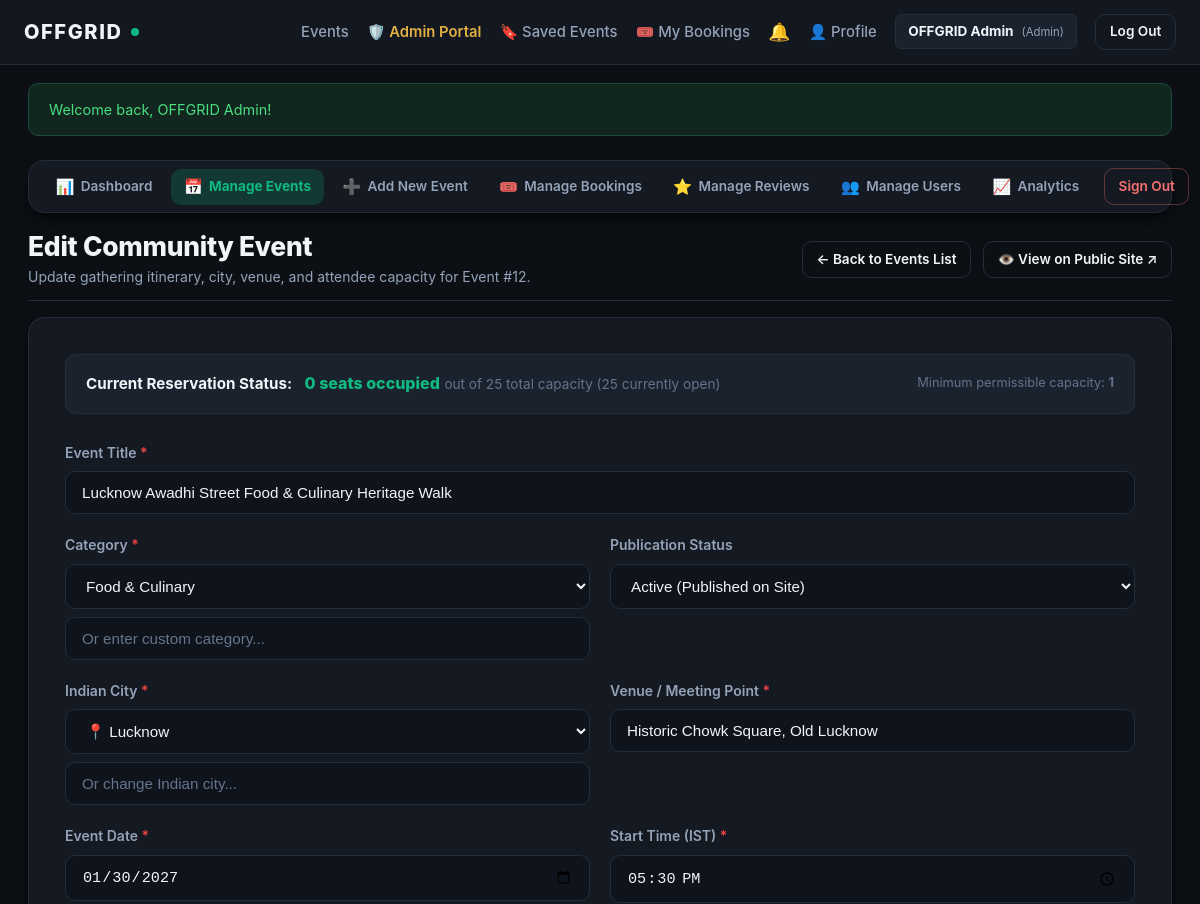
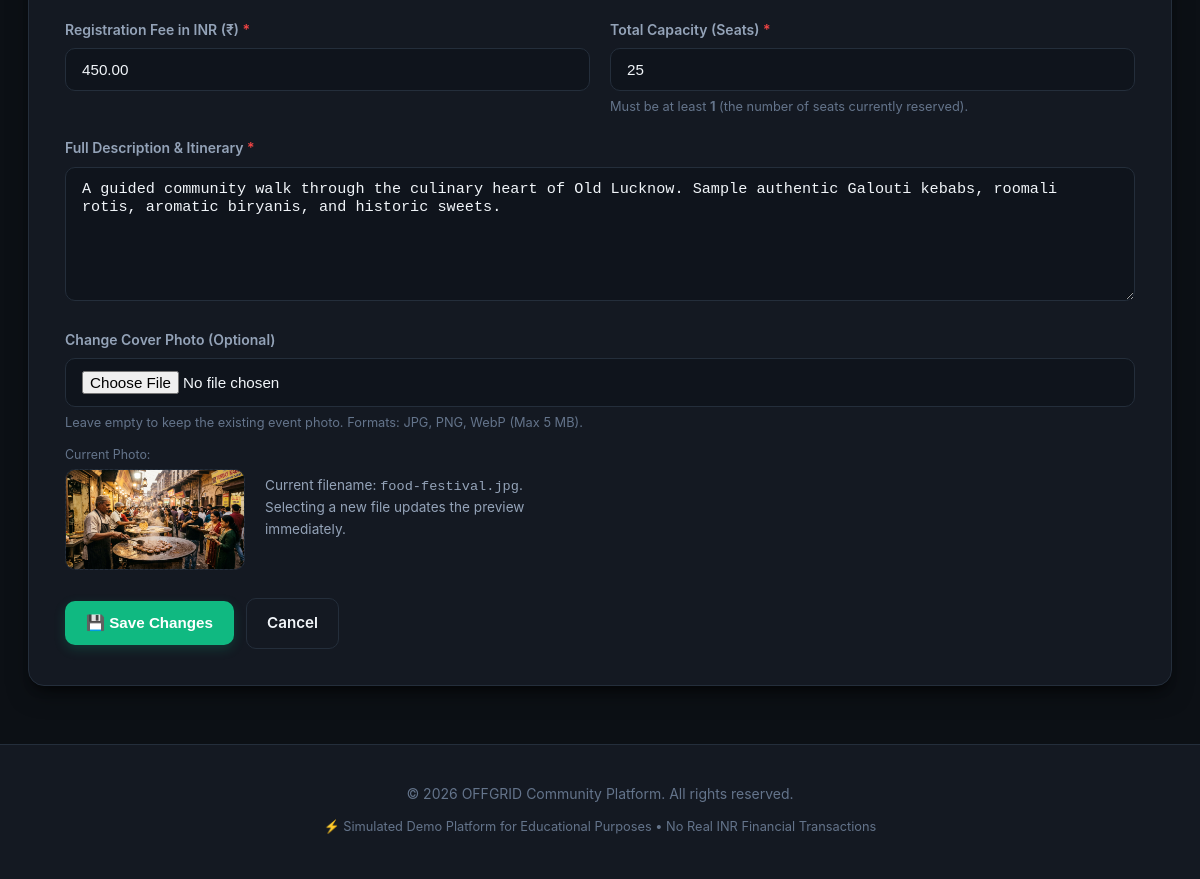
The app's page /admin/event-edit.php?id=12 (signed in) with its own data (2 pictures, top to bottom).
### tables this page shows
CREATE TABLE `events` (
    `id` INT AUTO_INCREMENT PRIMARY KEY,
    `title` VARCHAR(200) NOT NULL,
    `category` VARCHAR(50) NOT NULL DEFAULT 'Outdoor & Adventure',
    `description` TEXT NOT NULL,
    `city` VARCHAR(100) NOT NULL DEFAULT 'All India',
    `location` VARCHAR(200) NOT NULL,
    `event_date` DATE NOT NULL,
    `event_time` TIME NOT NULL,
    `price` DECIMAL(10, 2) NOT NULL DEFAULT 0.00,
    `total_capacity` INT NOT NULL,
    `available_seats` INT NOT NULL,
    `image` VARCHAR(255) DEFAULT 'default-event.jpg',
    `status` ENUM('active', 'draft', 'completed', 'cancelled') NOT NULL DEFAULT 'active',
    `created_by` INT NULL,
    `created_at` TIMESTAMP DEFAULT CURRENT_TIMESTAMP,
    CONSTRAINT `fk_events_created_by`
        FOREIGN KEY (`created_by`) REFERENCES `users` (`id`)
        ON DELETE SET NULL
        ON UPDATE CASCADE,
    CONSTRAINT `chk_seats_non_negative`
        CHECK (`available_seats` >= 0)
);

### admin/event-edit.php (the view, shortened to what this page needs)
<?php
require_once __DIR__ . '/../config/db.php';
require_once __DIR__ . '/../includes/functions.php';
$eventId = filter_input(INPUT_GET, 'id', FILTER_VALIDATE_INT)
        ?: filter_input(INPUT_POST, 'event_id', FILTER_VALIDATE_INT);
$event = null;
$occupiedSeats = 0;
try {
    $stmt = $pdo->prepare('
        SELECT e.*, COALESCE(SUM(b.tickets_count), 0) AS booked_seats
        FROM events e
        LEFT JOIN bookings b ON e.id = b.event_id
        WHERE e.id = ?
        GROUP BY e.id
        LIMIT 1
    ');
    $stmt->execute([$eventId]);
    $event = $stmt->fetch();
    $occupiedSeats = (int)$event['booked_seats'];
} catch (PDOException $e) {
    error_log('[OFFGRID EVENT EDIT LOAD ERROR] ' . $e->getMessage());
    set_flash('error', 'Unable to load event details.');
    redirect('events.php');
}
$commonCities = [
    'Ahmedabad', 'Bengaluru', 'Chennai', 'Delhi', 'Goa',
    'Hyderabad', 'Jaipur', 'Kochi', 'Kolkata', 'Lucknow',
    'Mumbai', 'Pune', 'Surat', 'Vadodara', 'Chandigarh'
];
try {
    $existingCities = $pdo->query("SELECT DISTINCT city FROM events WHERE city IS NOT NULL AND city != ''")->fetchAll(PDO::FETCH_COLUMN);
    $allCities = array_unique(array_merge($commonCities, $existingCities));
    sort($allCities);
} catch (PDOException $e) {
    $allCities = $commonCities;
}
$commonCategories = [
    'Outdoor & Adventure',
    'Live Music & Concerts',
    'Hands-on Skills',
    'Workshops & Nature',
    'Technology & Coding',
    'Art & Photography',
    'Art & Crafts',
    'Sports & Fitness',
    'Culture & Heritage',
    'Food & Culinary',
    'Water Sports & Eco',
    'Community Meetup'
];
$formData = [
    'title'          => $event['title'],
    'category'       => $event['category'],
    'custom_category'=> '',
    'description'    => $event['description'],
    'city'           => $event['city'],
    'custom_city'    => '',
    'location'       => $event['location'],
    'event_date'     => $event['event_date'],
    'event_time'     => substr($event['event_time'], 0, 5),
    'price'          => $event['price'],
    'total_capacity' => (string)$event['total_capacity'],
    'status'         => $event['status'],
];
$currentImgUrl = get_event_image_url($event['image'], '../');
require_once __DIR__ . '/../includes/header.php';
?>
<?php require_once __DIR__ . '/../includes/admin-nav.php'; ?>
<div class="admin-header">
    <div class="admin-title">
        <h1>Edit Community Event</h1>
        <p>Update gathering itinerary, city, venue, and attendee capacity for Event #<?= (int)$event['id'] ?>.</p>
    </div>
    <div class="admin-actions" style="margin-top: 0;">
        <a href="events.php" class="btn btn-outline btn-sm">&larr; Back to Events List</a>
        <a href="../event-details.php?id=<?= (int)$event['id'] ?>" class="btn btn-outline btn-sm" target="_blank">
            👁️ View on Public Site &nearr;
        </a>
    </div>
</div>
<div class="admin-form-card">
    <div style="background: var(--bg-surface-elevated); border: 1px solid var(--border-subtle); border-radius: var(--radius-md); padding: 1rem 1.25rem; margin-bottom: 1.75rem; display: flex; justify-content: space-between; align-items: center; flex-wrap: wrap; gap: 1rem;">
        <div>
            <span style="font-weight: 700; color: var(--text-primary); font-size: 0.95rem;">Current Reservation Status:</span>
            <span style="color: var(--brand-accent); font-weight: 800; margin-left: 0.5rem;"><?= $occupiedSeats ?> seats occupied</span>
            <span style="color: var(--text-muted); font-size: 0.85rem;">out of <?= (int)$event['total_capacity'] ?> total capacity (<?= (int)$event['available_seats'] ?> currently open)</span>
        </div>
        <div style="font-size: 0.8rem; color: var(--text-muted);">
            Minimum permissible capacity: <strong><?= max(1, $occupiedSeats) ?></strong>
        </div>
    </div>
    <form action="event-edit.php?id=<?= (int)$eventId ?>" method="POST" enctype="multipart/form-data">
        <div class="form-group">
            <label for="title" class="form-label">Event Title <span style="color: #ef4444;">*</span></label>
            <input
                type="text"
                id="title"
                name="title"
                class="form-control"
                value="<?= e($formData['title']) ?>"
                required
                maxlength="200"
            >
        </div>
        <div class="form-grid-2">
            <div class="form-group">
                <label for="category" class="form-label">Category <span style="color: #ef4444;">*</span></label>
                <select id="category" name="category" class="form-control" style="cursor: pointer;">
                    <?php foreach ($commonCategories as $catOption): ?>
                        <option value="<?= e($catOption) ?>" <?= ($formData['category'] === $catOption) ? 'selected' : '' ?>>
                            <?= e($catOption) ?>
                        </option>
                    <?php endforeach; ?>
                </select>
                <input
                    type="text"
                    name="custom_category"
                    class="form-control"
                    placeholder="Or enter custom category..."
                    value="<?= e($formData['custom_category']) ?>"
                    style="margin-top: 0.5rem;"
                >
            </div>
            <div class="form-group">
                <label for="status" class="form-label">Publication Status</label>
                <select id="status" name="status" class="form-control" style="cursor: pointer;">
                    <option value="active" <?= ($formData['status'] === 'active') ? 'selected' : '' ?>>Active (Published on Site)</option>
                </select>
            </div>
        </div>
        <div class="form-grid-2">
            <div class="form-group">
                <label for="city" class="form-label">Indian City <span style="color: #ef4444;">*</span></label>
                <select id="city" name="city" class="form-control" style="cursor: pointer;">
                    <?php foreach ($allCities as $cOption): ?>
                        <option value="<?= e($cOption) ?>" <?= ($formData['city'] === $cOption) ? 'selected' : '' ?>>
                            📍 <?= e($cOption) ?>
                        </option>
                    <?php endforeach; ?>
                </select>
                <input
                    type="text"
                    name="custom_city"
                    class="form-control"
                    placeholder="Or change Indian city..."
                    value="<?= e($formData['custom_city']) ?>"
                    style="margin-top: 0.5rem;"
                >
            </div>
            <div class="form-group">
                <label for="location" class="form-label">Venue / Meeting Point <span style="color: #ef4444;">*</span></label>
                <input
                    type="text"
                    id="location"
                    name="location"
                    class="form-control"
                    value="<?= e($formData['location']) ?>"
                    required
                    maxlength="200"
                >
            </div>
        </div>
        <div class="form-grid-2">
            <div class="form-group">
                <label for="event_date" class="form-label">Event Date <span style="color: #ef4444;">*</span></label>
                <input
                    type="date"
                    id="event_date"
                    name="event_date"
                    class="form-control"
                    value="<?= e($formData['event_date']) ?>"
                    required
                >
            </div>
            <div class="form-group">
                <label for="event_time" class="form-label">Start Time (IST) <span style="color: #ef4444;">*</span></label>
                <input
                    type="time"
                    id="event_time"
                    name="event_time"
                    class="form-control"
                    value="<?= e($formData['event_time']) ?>"
                    required
                >
            </div>
        </div>
        <div class="form-grid-2">
            <div class="form-group">
                <label for="price" class="form-label">Registration Fee in INR (₹) <span style="color: #ef4444;">*</span></label>
                <input
                    type="number"
                    step="0.01"
                    min="0"
                    id="price"
                    name="price"
                    class="form-control"
                    value="<?= e($formData['price']) ?>"
                    required
                >
            </div>
            <div class="form-group">
                <label for="total_capacity" class="form-label">Total Capacity (Seats) <span style="color: #ef4444;">*</span></label>
                <input
                    type="number"
                    min="<?= max(1, $occupiedSeats) ?>"
                    id="total_capacity"
                    name="total_capacity"
                    class="form-control"
                    value="<?= e($formData['total_capacity']) ?>"
                    required
                >
                <div class="form-help">
                    Must be at least <strong><?= max(1, $occupiedSeats) ?></strong> (the number of seats currently reserved).
                </div>
            </div>
        </div>
        <div class="form-group">
            <label for="description" class="form-label">Full Description & Itinerary <span style="color: #ef4444;">*</span></label>
            <textarea
                id="description"
                name="description"
                rows="6"
                class="form-control"
                required
            ><?= e($formData['description']) ?></textarea>
        </div>
        <div class="form-group">
            <label for="event_image" class="form-label">Change Cover Photo (Optional)</label>
            <input
                type="file"
                id="event_image"
                name="event_image"
                class="form-control"
                accept="image/jpeg,image/png,image/webp"
                style="cursor: pointer;"
            >
            <div class="form-help">Leave empty to keep the existing event photo. Formats: JPG, PNG, WebP (Max 5 MB).</div>
            <div class="image-preview-wrapper">
                <div>
                    <span style="font-size: 0.775rem; color: var(--text-muted); display: block; margin-bottom: 0.25rem;">Current Photo:</span>
                    <div class="image-preview-box">
                        <img id="imagePreview" src="<?= e($currentImgUrl) ?>" alt="Current Event Cover">
                    </div>
                </div>
                <div style="font-size: 0.85rem; color: var(--text-secondary); max-width: 320px;">
                    Current filename: <code><?= e($event['image'] ?? 'default-event.jpg') ?></code>.<br>
                    Selecting a new file updates the preview immediately.
                </div>
            </div>
        </div>
        <div class="admin-actions">
            <button type="submit" class="btn btn-primary">
                💾 Save Changes
            </button>
            <a href="events.php" class="btn btn-outline">
                Cancel
            </a>
        </div>
    </form>
</div>
<?php
require_once __DIR__ . '/../includes/footer.php';
?>

### assets/css/style.css (style rules this page uses)
:root { --bg-main: #0c1015; --bg-surface: #141922; --bg-surface-elevated: #1a222d; --bg-input: #0f141c; --border-subtle: #242e3b; --border-focus: #10b981; --text-primary: #f1f5f9; --text-secondary: #94a3b8; --text-muted: #64748b; --brand-accent: #10b981; --brand-accent-hover: #059669; --brand-accent-glow: rgba(16, 185, 129, 0.2); --danger-color: #ef4444; --danger-bg: #2a1518; --danger-border: #521c21; --success-color: #10b981; --success-bg: #10261e; --success-border: #1c4b38; --info-color: #38bdf8; --info-bg: #0e2439; --info-border: #174261; --radius-sm: 6px; --radius-md: 10px; --radius-lg: 16px; --shadow-soft: 0 10px 25px -5px rgba(0, 0, 0, 0.5), 0 8px 10px -6px rgba(0, 0, 0, 0.5); --transition-fast: 0.2s ease-in-out; }
*, *::before, *::after { box-sizing: border-box; margin: 0; padding: 0; }
html, body { overflow-x: hidden; width: 100%; max-width: 100%; }
body { font-family: -apple-system, BlinkMacSystemFont, "Segoe UI", Roboto, "Helvetica Neue", Arial, sans-serif; background-color: var(--bg-main); color: var(--text-primary); line-height: 1.6; min-height: 100vh; display: flex; flex-direction: column; }
.form-group { margin-bottom: 1.25rem; }
.form-label { display: block; font-size: 0.875rem; font-weight: 600; color: var(--text-secondary); margin-bottom: 0.45rem; }
.form-control { width: 100%; background-color: var(--bg-input); border: 1px solid var(--border-subtle); border-radius: var(--radius-md); padding: 0.75rem 1rem; font-size: 0.95rem; color: var(--text-primary); outline: none; transition: border-color var(--transition-fast), box-shadow var(--transition-fast); }
.form-control::placeholder { color: var(--text-muted); }
.btn { display: inline-flex; align-items: center; justify-content: center; padding: 0.75rem 1.25rem; font-size: 0.95rem; font-weight: 600; border-radius: var(--radius-md); text-decoration: none; cursor: pointer; border: 1px solid transparent; transition: background-color var(--transition-fast), transform var(--transition-fast), border-color var(--transition-fast); }
.btn-primary { background-color: var(--brand-accent); color: #ffffff; box-shadow: 0 4px 12px var(--brand-accent-glow); }
.btn-outline { background-color: transparent; border-color: var(--border-subtle); color: var(--text-primary); }
.btn-sm { padding: 0.4rem 0.85rem; font-size: 0.85rem; }

### assets/css/admin.css (style rules this page uses)
.admin-header { display: flex; justify-content: space-between; align-items: center; margin-bottom: 1rem; padding-bottom: 0.75rem; border-bottom: 1px solid var(--border-subtle); flex-wrap: wrap; gap: 0.75rem; }
.admin-title h1 { font-size: 1.65rem; font-weight: 800; letter-spacing: -0.01em; color: var(--text-primary); line-height: 1.2; }
.admin-title p { color: var(--text-secondary); font-size: 0.875rem; margin-top: 0.15rem; }
.admin-form-card { background: var(--bg-surface); border: 1px solid var(--border-subtle); border-radius: var(--radius-lg); padding: 2.25rem; box-shadow: var(--shadow-soft); margin-bottom: 2.5rem; }
.form-grid-2 { display: grid; grid-template-columns: 1fr 1fr; gap: 1.25rem; }
.image-preview-wrapper { margin-top: 0.75rem; display: flex; align-items: center; gap: 1.25rem; flex-wrap: wrap; }
.image-preview-box { width: 180px; aspect-ratio: 16 / 9; border-radius: var(--radius-md); border: 1px dashed var(--border-subtle); background: var(--bg-surface-elevated); overflow: hidden; display: flex; align-items: center; justify-content: center; }
.image-preview-box img { width: 100%; height: 100%; object-fit: cover; display: block; }
.form-help { font-size: 0.8rem; color: var(--text-muted); margin-top: 0.35rem; }
.admin-actions { display: flex; gap: 0.75rem; margin-top: 1.75rem; align-items: center; flex-wrap: wrap; }

### records on screen
events: id "12", total_capacity "25", available_seats "25", title "Lucknow Awadhi Street Food & Culinary Heritage Walk", status "Active (Published on Site)", location "Historic Chowk Square, Old Lucknow", event_date "01/30/2027", price "450.00", description "A guided community walk through the culinary heart of Old Lucknow. Sample authentic Galouti kebabs, roomali rotis, aromatic biryanis, and historic sweets.", image (picture), image "food-festival.jpg"

### other values on screen
$currentUser['name'] "OFFGRID Admin"
$currentUser['role'] "Admin"
$message "Welcome back, OFFGRID Admin!"
$occupiedSeats "0"
max(1, $occupiedSeats) "1"
form field category "Food & Culinary"
